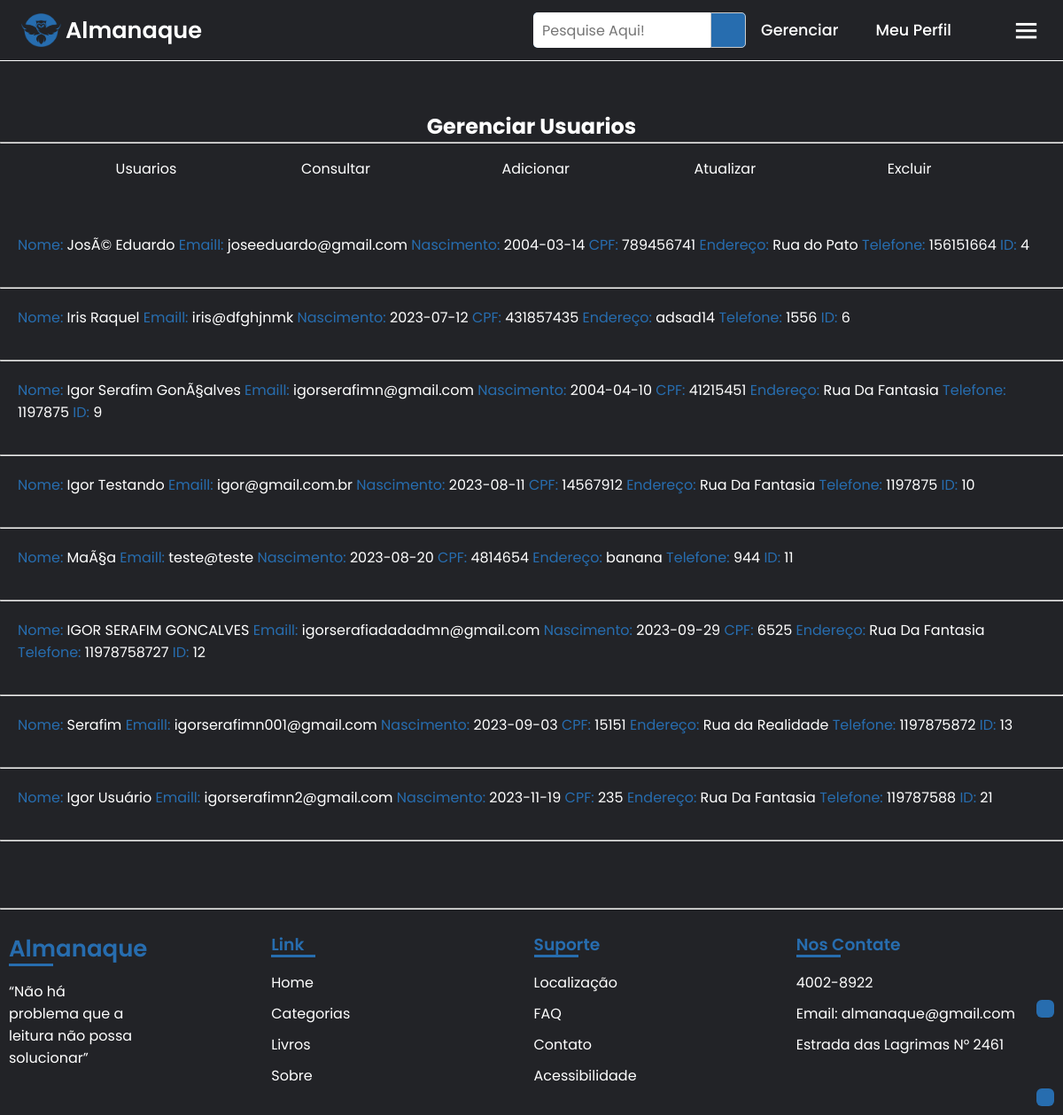
Before: /funcionario/gerenciar_usuario/usuario_lista.php (signed in) with the older database file.
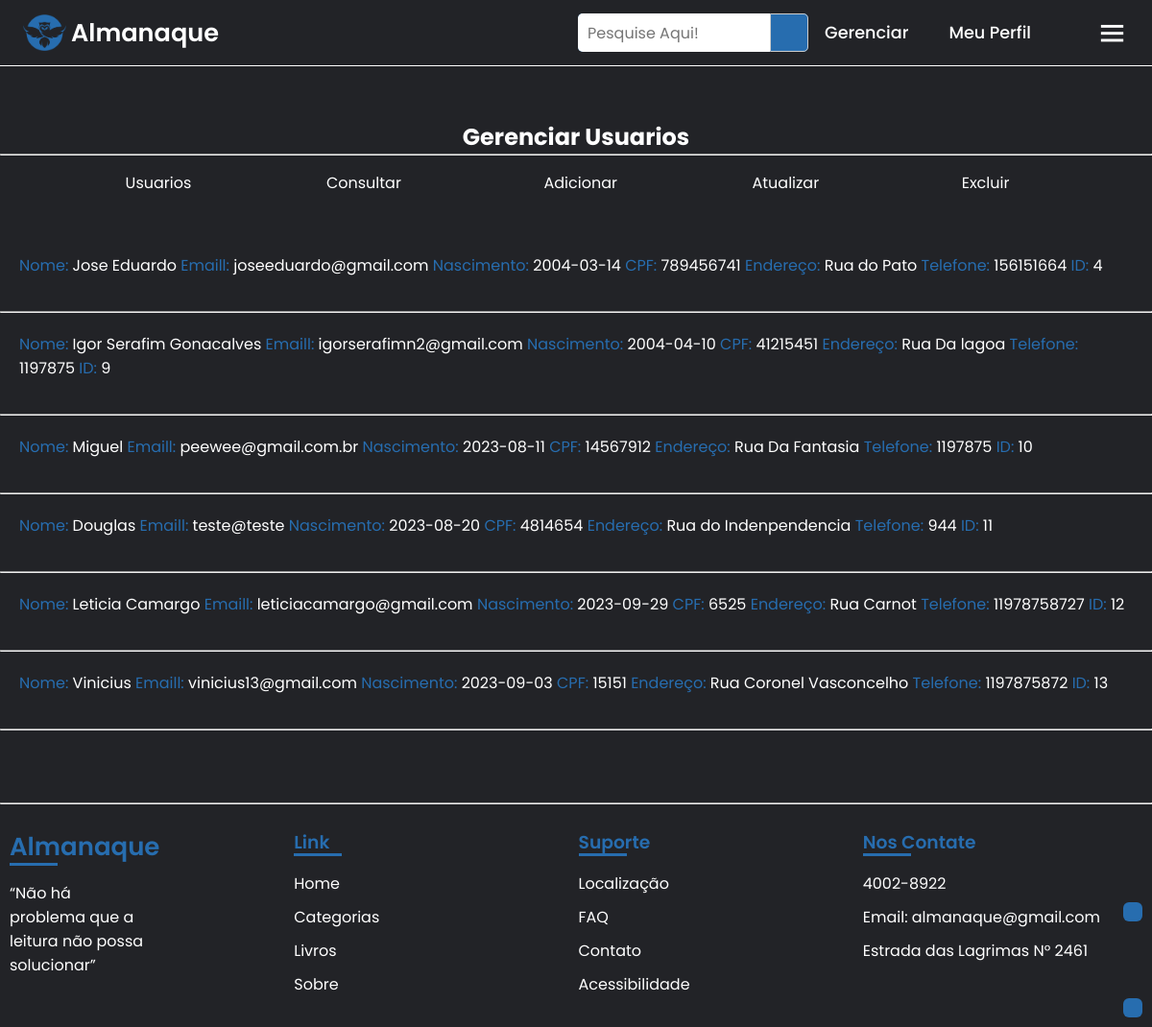
After: the same page with the newer database file.
### tables this page shows
CREATE TABLE `usuario` (
  `id_usuario` int NOT NULL,
  `nome_usuario` varchar(50) NOT NULL,
  `email_usuario` varchar(50) NOT NULL,
  `data_usuario` date NOT NULL,
  `cpf_usuario` varchar(255) NOT NULL,
  `senha_usuario` varchar(255) NOT NULL,
  `endereco_usuario` varchar(50) NOT NULL,
  `telefone_usuario` varchar(11) NOT NULL,
  `id_sessao` int NOT NULL
);

### funcionario/gerenciar_usuario/usuario_lista.php (the view, shortened to what this page needs)
<?php
if($_SESSION['id_sessao'] == 2) {
?>
<!DOCTYPE html>
<html lang="pt-br">
<head>
    <link rel="stylesheet" href="../../css/style.css">
    <link rel="stylesheet" href="../../css/menu_gerenciar.css">
    <link rel="stylesheet" href="../../css/livro-aberto.css">
    <link href="https://cdn.jsdelivr.net/npm/remixicon@3.5.0/fonts/remixicon.css" rel="stylesheet">
    <link rel="stylesheet"href="https://unpkg.com/boxicons@latest/css/boxicons.min.css">
</head>
<body>
    <?php include('../../include/import_menu_gerenciar.php');
    include('../../include/conexao.php'); ?>
    <br><br><br><br><br>
    <?php include('../../include/import_menu_usuario_gerenciar.php'); ?>
    <br>
    <?php
        $resultado = mysqli_query($mysqli, "SELECT * FROM usuario");
        while ($row = mysqli_fetch_assoc($resultado)) {
            $id_usuario = $row['id_usuario'];
            $nome_usuario = $row['nome_usuario'];
            $email_usuario = $row['email_usuario'];
            $cpf_usuario = $row['cpf_usuario'];
            $data_usuario = $row['data_usuario'];
            $endereco_usuario = $row['endereco_usuario'];
            $telefone_usuario = $row['telefone_usuario'];
            echo    "<div class='book-info-container'>
            <div class='book-info'>
                <div class='info-aberto'>
                    <span class='info-conteudo'><span class='info-destaque'>Nome: </span>".$nome_usuario."</span>
                    <span class='info-conteudo'><span class='info-destaque'>Emaill: </span>".$email_usuario."</span>
                    <span class='info-conteudo'><span class='info-destaque'>Nascimento: </span>".$data_usuario."</span>
                    <span class='info-conteudo'><span class='info-destaque'>CPF: </span>".$cpf_usuario."</span>
                    <span class='info-conteudo'><span class='info-destaque'>Endereço: </span>".$endereco_usuario."</span>
                    <span class='info-conteudo'><span class='info-destaque'>Telefone: </span>".$telefone_usuario."</span>
                    <span class='info-conteudo'><span class='info-destaque'>ID: </span>".$id_usuario."</span>
                </div>
            </div>
        </div><hr>";
        }
    ?>
    <br><br><br>
    <?php include('../../include/import_footer_gerenciar.php');
    include('../../include/acessibilidade.php') ?>
    <a id="link-acessibilidade" href="https://chrome.google.com/webstore/detail/selection-reader-text-to/fdffijlhedcdiblbingmagmdnokokgbi/related?hl=pt-BR"><i class="ri-speak-fill"></i></a>
    <a id="link-up" href="#"><i class="ri-arrow-up-double-line"></i></a>
</body>
</html>
<?php
}
else {
    echo "Você não pode acessar essa página, sua permissão é inválida";
}
?>

### include/import_menu_gerenciar.php (shortened to what this page needs)
<header style="background-color: #222327; border-bottom: 1px solid">
        <a href="../../index.php" class="logo"><img src="../../imagens/logo_azul.png" style="width: 45px; margin-right: 5px;"><span style="margin-right: 5px;">Almanaque</span></a>
        <div class="main">
            <form action="../../resultado_pesquisa.php">
                <div class="search-icon">
                <input name="busca" value="<?php if(isset($_GET['busca'])) echo $_GET['busca']; ?>" placeholder="Pesquise Aqui!" type="text">
                    <button type="submit" class="icon"><i class="ri-search-line"></i></button>
                </div>
            </form>
            <?php
            if(isset($_SESSION['id_sessao'])){
                if($_SESSION['id_sessao'] == 1) {
                    ?>
                            <a href="../perfil.php" class="user"><i class="ri-user-fill"></i>Meu Perfil</a>
                            <a href="../meus_livros.php" class="user"><i class="ri-book-fill"></i>Meus Livros</a>
                            <a href="../../php/logout.php" class="user"><i class="ri-logout-box-line"></i></a>
                            <div class="bx bx-menu" id="menu-icon"></div>
                    <?php
                }
                elseif($_SESSION['id_sessao'] == 2){
                    ?>
                    <a href="../gerenciar.php" class="user"><i class="ri-settings-3-fill"></i>Gerenciar</a>
                    <a href="../perfil.php" class="user"><i class="ri-user-fill"></i>Meu Perfil</a>
                    <div class="bx bx-menu" id="menu-icon"></div>
                    <?php
                }
            }
            else{
                ?>
                <a href="../../usuario_login.php" class="user"><i class="ri-user-fill"></i>Entrar</a>
                <a href="../../usuario_cadastro.php">Cadastrar</a>
                <div class="bx bx-menu" id="menu-icon"></div>
            <?php
            }
            ?>
        </div>
    </header>

### include/import_menu_usuario_gerenciar.php (shortened to what this page needs)
<div class="menu_gerenciar">
    <h2>Gerenciar Usuarios</h2><hr>
    <section>
        <div class="gerenciar_cont">
            <div class="gerenciar_titulo_menu">
                <a href="usuario_lista.php">Usuarios</a>
            </div>
        </div>
        <div class="gerenciar_cont">
            <div class="gerenciar_titulo_menu">
                <p style="padding-right: 8px;">Consultar</p><i class="ri-arrow-down-s-line"></i>
            </div>
        </div>
        <div class="gerenciar_cont">
            <div class="gerenciar_titulo_menu">
                <a href="adicionar_usuario.php">Adicionar</a>
            </div>
        </div>
        <div class="gerenciar_cont">
            <div class="gerenciar_titulo_menu">
                <p style="padding-right: 8px;">Atualizar</p><i class="ri-arrow-down-s-line"></i>
            </div>
        </div>
        <div class="gerenciar_cont">
            <div class="gerenciar_titulo_menu">
                <p style="padding-right: 8px;">Excluir</p><i class="ri-arrow-down-s-line"></i>
            </div>
        </div>
    </section>
</div>

### include/import_footer_gerenciar.php
<hr><br>
    <footer>
        <div class="container">
            <ul>
                <div class="col">
                    <a href="../../index.php"><h3 style="font-size: 26px;">Almanaque</h3></a>
                </div>
                <p style="margin-right: 150px;">“Não há problema que a leitura não possa solucionar”</p>
                <div class="rede-sociais">
                    <a href="#"><i class="ri-facebook-circle-fill"></i></a>
                    <a href="#"><i class="ri-whatsapp-fill"></i></a>
                    <a href="#"><i class="ri-twitter-x-line"></i></a>
                    <a href="#"><i class="ri-mail-fill"></i> </a>
                </div>
            </ul>
            <ul class="link">
                <div class="col">
                    <h3>Link</h3>
                    <div class="links">
                        <li><a href="../../index.php">Home</a></li>
                        <li><a href="../../generos_literario.php">Categorias</a></li>
                        <li><a href="../../livros.php">Livros</a></li>
                        <li><a href="../../sobre.php">Sobre</a></li>
                    </div>
                </div>
            </ul>
            <ul class="link">
                <div class="col">
                    <h3>Suporte</h3>
                    <div class="links">
                        <li><a href="../../localizacao.php">Localização</a></li>
                        <li><a href="../../faq.php">FAQ</a></li>
                        <li><a href="#">Contato</a></li>
                        <li><a href="https://chrome.google.com/webstore/detail/selection-reader-text-to/fdffijlhedcdiblbingmagmdnokokgbi/related?hl=pt-BR">Acessibilidade</a></li>
                    </div>
                </div>
            </ul>
            <ul class="link">
                <div class="col">
                    <h3>Nos Contate</h3>
                    <div class="links">
                        <li><p>4002-8922</p>
                        <li><a href="#  ">Email: almanaque@gmail.com</a></li>
                        <p>Estrada das Lagrimas N° 2461</p>
                    </div>
                </div>
            </ul>
    </footer>

### css/style.css (style rules this page uses)
* { padding: 0; margin: 0; box-sizing: border-box; font-family: 'Poppins', sans-serif; text-decoration: none; list-style: none; }
:root { --bg-color: #222327; --text-color: #fff; --main-color: #276daf; }
body { min-height: 100vh; background: var(--bg-color); color: var(--text-color); }
header { position: fixed; width: 100%; top: 0; right: 0; z-index: 1000; display: flex; align-items: center; justify-content: space-between; padding: 28px 8%; transition: all .50s ease; }
.logo { display: flex; align-items: center; }
.logo span { color: var(--text-color); font-size: 1.6rem; font-weight: 600; }
.main { display: flex; align-items: center; }
.main a { margin-right: 25px; margin-left: 10px; color: var(--text-color); font-size: 1.1rem; font-weight: 500; transition: all .50s ease; }
.user, .user-sessao { display: flex; align-items: center; }
#menu-icon { font-size: 35px; color: var(--text-color); cursor: pointer; z-index: 10001; display: none; }
.search-icon { height: 40px; width: 240px; display: flex; background: var(--main-color); border-radius: 5px; }
.search-icon input { height: 100%; width: 200px; border: none; outline: none; padding: 0 10px; color: #000; font-size: 16px; border-radius: 5px 0 0 5px; }
.search-icon .icon { height: 100%; width: 40px; line-height: 40px; text-align: center; border: 1px solid #cccccc; border-radius: 0 5px 5px 0; cursor: pointer; }
.icon { background: var(--main-color); }
.search-icon { margin: auto; }
footer { background-color: var(--bg-color); }
footer .container h3 { color: var(--main-color); }
.link a { color: var(--text-color); }
.container { display: flex; margin-left: 10px; margin-right: 5px; }
footer .container ul { width: 25%; }
footer .container h3 { margin-bottom: 16px; font-weight: 600; }
footer .container ul > p { margin-bottom: 10px; }
footer .container li { margin: 10px 0; }
.col h3 { color: #276daf; margin-bottom: 20px; position: relative; cursor: pointer; }
.col h3::after { content: ''; height: 3px; width: 50px; background-color: var(--main-color); position: absolute; bottom: 0; left: 0; transition: 0.3s ease; }
.col .links a { display: block; text-decoration: none; color: var(--text-color); margin-bottom: 5px; position: relative; transition: 0.7s ease; }
.col .links a:before { content: ''; height: 16px; width: 3px; position: absolute; top: 5px; left: -10px; background-color: var(--main-color); transition: 0.5s ease; opacity: 0; }
@media (max-width: 1700px) { header { padding: 28px 4%; transition: .2s; } }
@media (max-width: 1500px) { header { padding: 14px 2%; transition: .2s; } }
@media (max-width: 1320px) { #menu-icon { display: block; } }
@media (max-width: 1320px) { .main a { text-align: center; } }
#link-up { z-index: 1; position: fixed; color: white; background-color: #276daf; padding: 10px; right: 10px; bottom: 10px; border-radius: 30%; transition: all .50s ease; }
#link-acessibilidade { z-index: 1; position: fixed; color: white; background-color: #276daf; padding: 10px; margin-bottom: 100px; right: 10px; bottom: 10px; border-radius: 30%; transition: all .50s ease; }

### css/menu_gerenciar.css (style rules this page uses)
:root { --bg-color: #222327; --text-color: #fff; --main-color: #276daf; }
section { justify-content: space-evenly; vertical-align: top; display: flex; }
.gerenciar_cont { margin-top: 1rem; padding-right: 10px; padding-bottom: 1rem; cursor: pointer; }
.gerenciar_titulo_menu { display: flex; align-items: center; transition: all .50s ease; }
.menu_gerenciar { text-align: center; }
a { color: #fff; text-decoration: none; transition: all .50s ease ; }

### css/livro-aberto.css (style rules this page uses)
:root { --bg-color: #222327; --text-color: #fff; --main-color: #276daf; }
.book-info-container { margin: auto; padding: 10px; display: flex; text-align: center; margin: 10px; background-color: white; border-radius: 10px; }
.book-info { color: black; padding: 5px; text-align: left; }
.info-destaque { color: var(--main-color); }
.info-conteudo { word-break: initial; }
.book-info p, .info-aberto { padding-bottom: 15px; }

### funcionario/gerenciar_usuario/usuario_lista.php (style rules this page uses)
.book-info-container { margin: auto; padding: 5px; display: flex; text-align: center; margin: 10px; background-color: transparent; border-radius: 10px; }
.book-info { color: #fff; padding: 5px; text-align: left; }

Changed rows visible on the page:
removed usuario: nome_usuario "Iris Raquel", email_usuario "iris@dfghjnmk", data_usuario "2023-07-12", cpf_usuario "431857435", endereco_usuario "adsad14", telefone_usuario "1556", id_usuario "6"
removed usuario: nome_usuario "Igor Usuário", email_usuario "igorserafimn2@gmail.com", data_usuario "2023-11-19", cpf_usuario "235", endereco_usuario "Rua Da Fantasia", telefone_usuario "119787588", id_usuario "21"
changed usuario "joseeduardo@gmail.com": nome_usuario "JosÃ© Eduardo" → "Jose Eduardo"
changed usuario id 9: nome_usuario "Igor Serafim GonÃ§alves" → "Igor Serafim Gonacalves"; email_usuario "igorserafimn@gmail.com" → "igorserafimn2@gmail.com"; endereco_usuario "Rua Da Fantasia" → "Rua Da lagoa"
changed usuario "Rua Da Fantasia": nome_usuario "Igor Testando" → "Miguel"; email_usuario "igor@gmail.com.br" → "peewee@gmail.com.br"
changed usuario "teste@teste": nome_usuario "MaÃ§a" → "Douglas"; endereco_usuario "banana" → "Rua do Indenpendencia"
changed usuario id 12: nome_usuario "IGOR SERAFIM GONCALVES" → "Leticia Camargo"; email_usuario "igorserafiadadadmn@gmail.com" → "leticiacamargo@gmail.com"; endereco_usuario "Rua Da Fantasia" → "Rua Carnot"
changed usuario id 13: nome_usuario "Serafim" → "Vinicius"; email_usuario "igorserafimn001@gmail.com" → "vinicius13@gmail.com"; endereco_usuario "Rua da Realidade" → "Rua Coronel Vasconcelho"
